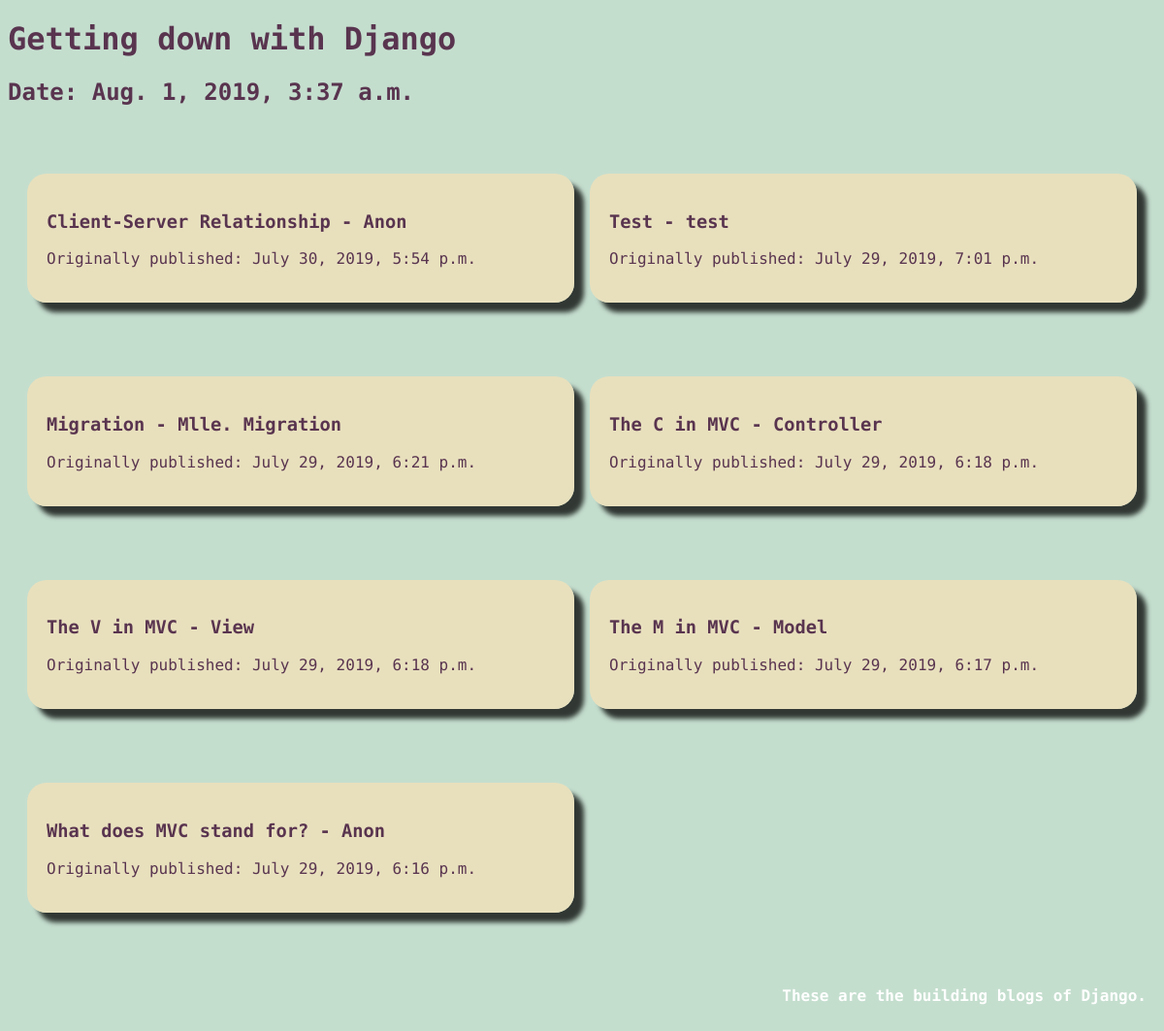
/home/, run on the app's committed database.
### blog/models.py (models this page shows, shortened)
class Article(models.Model):
    title = models.CharField(max_length=255)
    body = models.TextField()
    draft = models.BooleanField(default=True)
    published_date= models.DateTimeField(default=datetime.now, blank=True)
    author= models.CharField(max_length=255)

### blog/views.py (the view)
# urls.py: path('home/', home_page),
def home_page(request):
    context = {
    'articles': Article.objects.all().order_by('-published_date'),
    'current_time': datetime.now()
    }
    response = render(request, 'index.html', context)
    return HttpResponse(response)

### blog/templates/index.html
{% extends 'base.html' %}
{% block content %}
    {% for article in articles %}
    <a href="{% url 'full_blog' id=article.pk %}">
            <body>
        {% if article.draft == False %}
            <article>
                <h3>{{ article.title }} - {{ article.author }}</h3>
                <p> Originally published: {{ article.published_date }}</p>
            </article>
        {% endif %}
    </a>
    {% endfor %}
</body>
{% endblock %}

### blog/templates/base.html (shortened to what this page needs)
{% load staticfiles %}
<!DOCTYPE html>
<html lang="en">
<head>
    <link rel="stylesheet" href="{% static 'css/blog.css' %}">
</head>
<body>
    <header>
            <h1>Getting down with Django</h2>
            <h2>Date: {{ current_time }}</h2>
    </header>
    <main>
        {% block content %}
        {% endblock %}
    <footer>
        <p>These are the building blogs of Django. </p>
    </footer>
</body>
</html>

### blog/static/css/blog.css (style rules this page uses)
* { font-family: 'Fira Code', monospace; }
header { color: rgba(89, 52, 79, 1); }
body { background: rgba(139, 191, 159, .5); }
main { display: grid; grid-template-columns: 1fr 1fr; grid-gap: 1em; text-align: justify; max-width: 100%; padding: 20px; }
article { max-width: 100%; margin: 30px auto; background: rgba(245, 224, 183, 0.75); padding: 20px; border-radius: 20px; box-shadow: 10px 10px 5px 0px rgba(0,0,0,0.75); }
a { text-decoration: none; color: rgba(89, 52, 79, 1); }
footer { color: white; font-weight: 600; text-align: right; padding: 10px; }

### data on the page
Article: title "Client-Server Relationship", author "Anon", published_date "July 30, 2019, 5:54 p.m."
Article: title "Test", author "test", published_date "July 29, 2019, 7:01 p.m."
Article: title "Migration", author "Mlle. Migration", published_date "July 29, 2019, 6:21 p.m."
Article: title "The C in MVC", author "Controller", published_date "July 29, 2019, 6:18 p.m."
Article: title "The V in MVC", author "View", published_date "July 29, 2019, 6:18 p.m."
Article: title "The M in MVC", author "Model", published_date "July 29, 2019, 6:17 p.m."
Article: title "What does MVC stand for?", author "Anon", published_date "July 29, 2019, 6:16 p.m."
